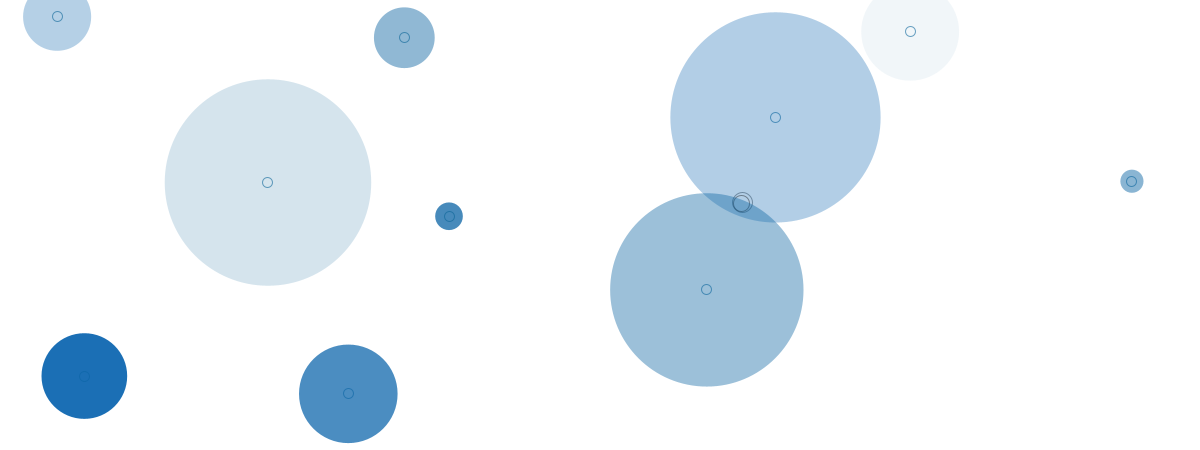
Frame 1 (no input)
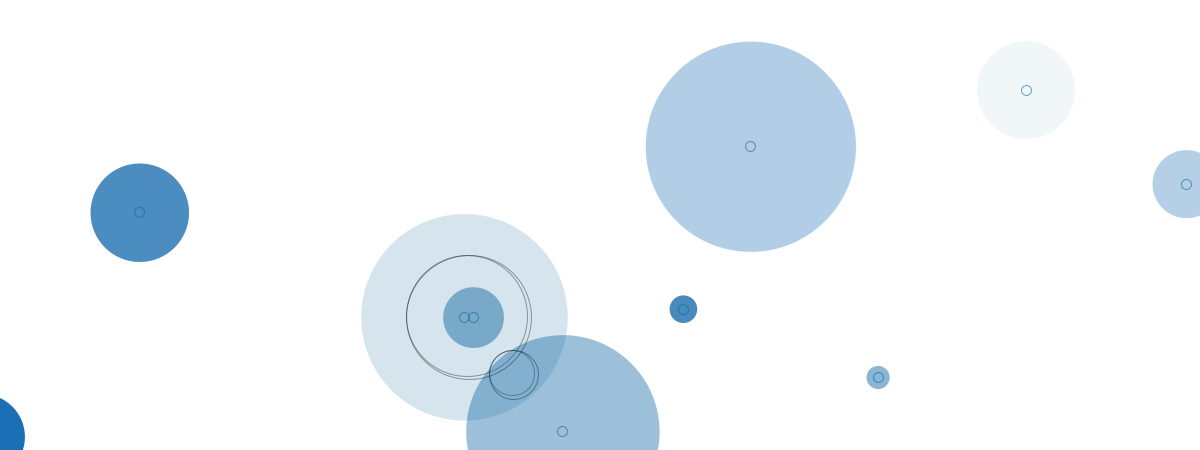
Frame 60 (the mouse pressed at the canvas centre just before this capture)
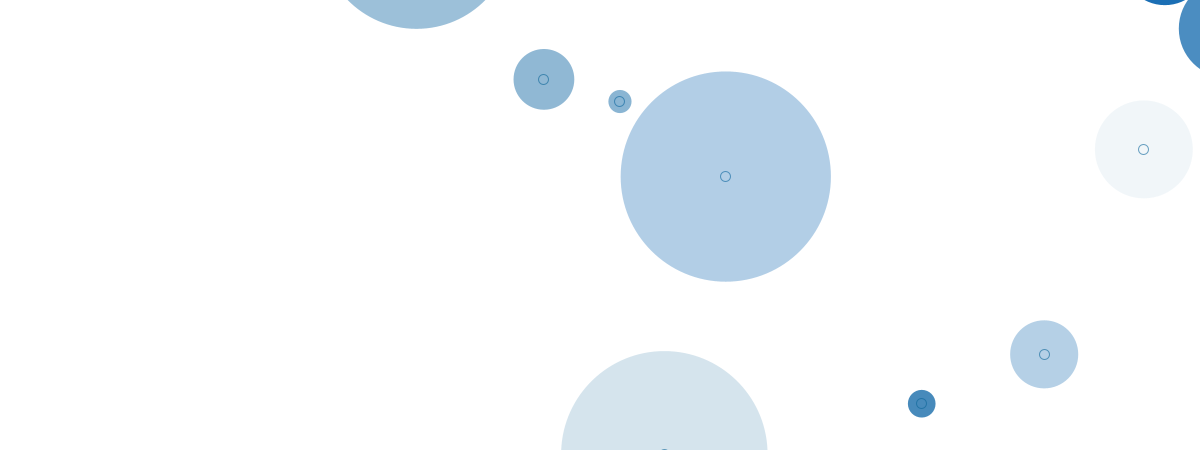
Frame 120 (the mouse held since frame 60 and released just before this capture)

The Processing sketch that drew these frames (run headless with seeded random() and noise(); from frame 60 on, the mouse is pressed at the canvas centre):

// Processing sketch: processing_128828
// ── processing_128828.pde

// sea bubbly : just like you breathe in the sea
// Chang Kuo Ping from Industrial Design
int _num = 10;
Circle[] _circleArr = {
};
void setup() {
  size(1200, 450);
  background(255);
  strokeWeight(1);
  fill(150, 50);
  drawCircles();
}
void draw() {
  background(255);
  for (int i=0; i<_circleArr.length; i++) {
    Circle thisCirc = _circleArr[i];
    thisCirc.updateMe();
  }
}

void mouseReleased() {
  drawCircles();
}
void drawCircles() {
  for (int i=0; i<_num; i++) {
    Circle thisCirc = new Circle();
    thisCirc.drawMe();
    _circleArr =(Circle[])append(_circleArr, 
    thisCirc);
  }
}

class Circle {
  float x, y;
  float radius;
  color linecol, fillcol;
  float alph;
  float xmove, ymove;
  Circle() {
    x = random(width);
    y = random(height);
    radius = random(100) + 10;
    linecol = color(10, 100, random(150,180));
    fillcol = color(10, 100, random(150,180));
    alph = random(255);
    xmove = random(10) - 5;
    ymove = random(10) - 5;
  }
  void drawMe() {
    noStroke();
    fill(fillcol, alph);
    ellipse(x, y, radius*2, radius*2);
    stroke(linecol, 150);
    noFill();
    ellipse(x, y, 10, 10);
  }
  void updateMe() {
    x += xmove;
    y += ymove;
    if (x > (width+radius)) { 
      x=0-radius;
    }
    if (x < (0-radius)) { 
      x=width+radius;
    }
    if (y > (height+radius)) { 
      y=0-radius;
    }
    if (y < (0-radius)) { 
      y=height+radius;
    }
    boolean touching = false;
    for (int i=0; i<_circleArr.length; i++) {
      Circle otherCirc = _circleArr[i];
      if (otherCirc != this) {
        float dis = dist(x, y, otherCirc.x, otherCirc.y);
        float overlap = dis - radius - otherCirc.radius;
        if (overlap < 0) {
          float midx, midy;
          midx = (x + otherCirc.x)/2;
          midy = (y + otherCirc.y)/2;
          stroke(0, 100);
          noFill();
          overlap *= -1;
          ellipse(midx, midy, overlap, overlap);
        }
      }
    }

    drawMe();
  }
}
